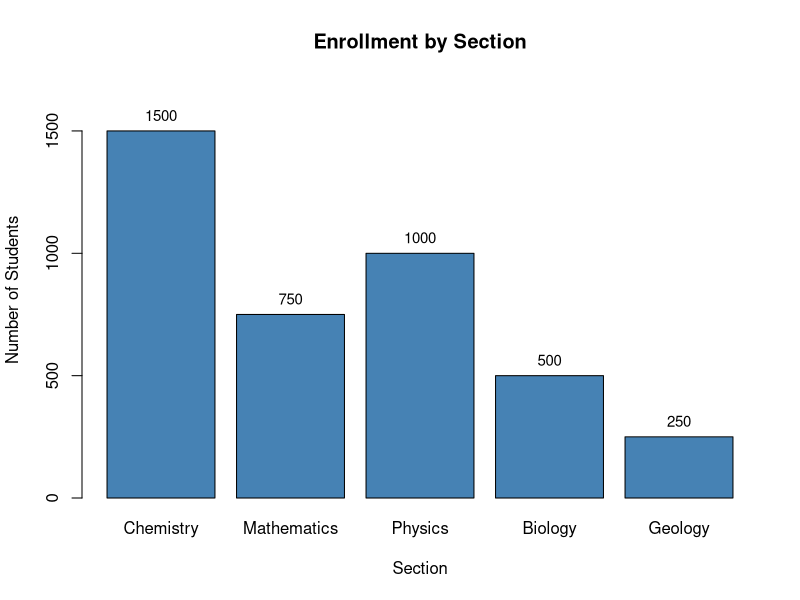
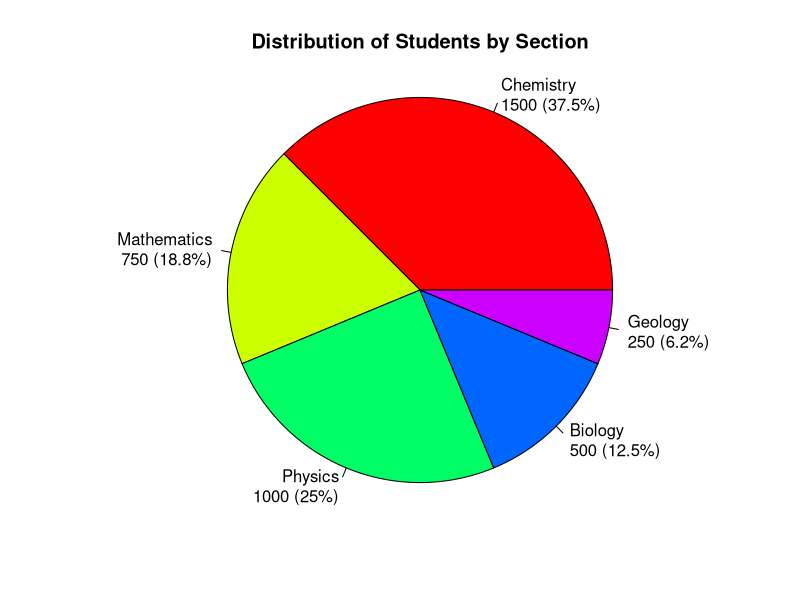

The R source for these figures, in order:
# 1. Input the data
sections <- c("Chemistry", "Mathematics", "Physics", "Biology", "Geology")
students <- c(1500, 750, 1000, 500, 250)

# ==========================================
# BAR CHART (Base R)
# ==========================================
# Create the bar chart with labels and colors
barplot(students, 
        names.arg = sections, 
        main = "Enrollment by Section", 
        xlab = "Section", 
        ylab = "Number of Students",
        col = "steelblue",
        ylim = c(0, 1700)) # Set y-limit slightly higher to fit labels

# Optional: Add the exact numbers on top of the bars
text(x = barplot(students, plot = FALSE), # Get the x-coordinates of the bars
     y = students, 
     label = students, 
     pos = 3, # Position above the bar
     cex = 0.9, # Font size
     col = "black")


# ==========================================
# PIE CHART (Base R)
# ==========================================
# Calculate percentages for the labels
percentages <- round(students / sum(students) * 100, 1)
labels <- paste(sections, "\n", students, " (", percentages, "%)", sep = "")

# Create the pie chart
pie(students, 
    labels = labels, 
    main = "Distribution of Students by Section",
    col = rainbow(length(sections)), # Generates a nice color palette
    radius = 1.0) # Radius of the pie
